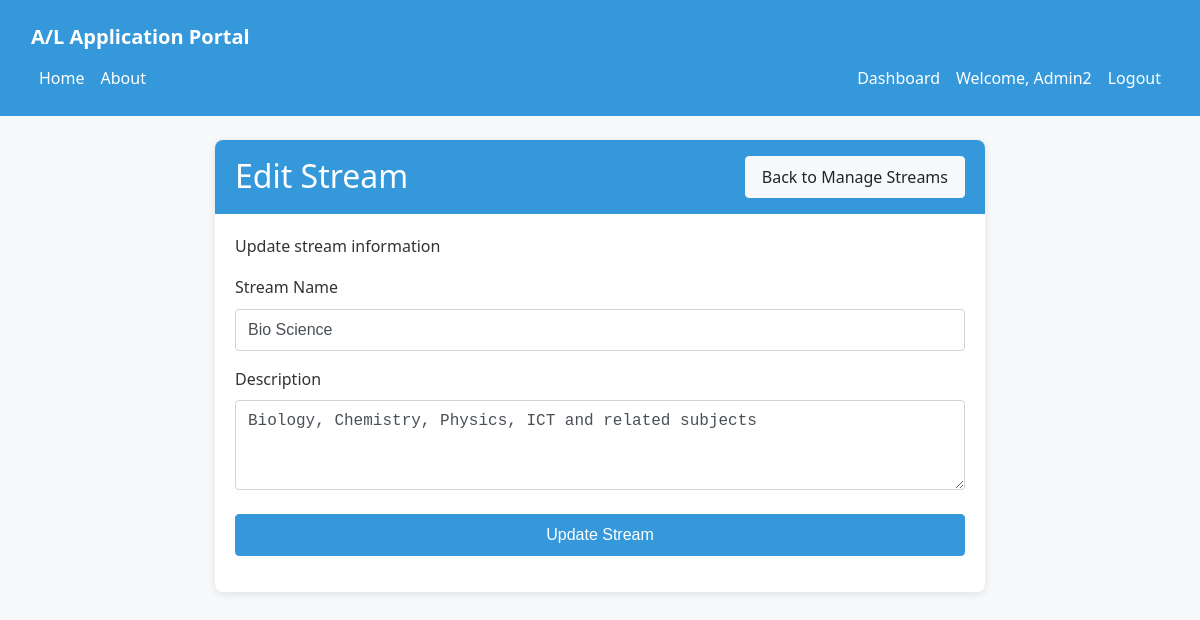
The page /admins/editStream/1 (signed in) on the database its author committed.
### tables this page shows
CREATE TABLE `streams` (
  `id` int(11) NOT NULL,
  `name` varchar(50) NOT NULL,
  `description` text DEFAULT NULL,
  `head_user_id` int(11) DEFAULT NULL
);

### config/database.php (called while the page is built, shortened)
<?php
class Database {
    private $host = DB_HOST;
    private $user = DB_USER;
    private $pass = DB_PASS;
    private $dbname = DB_NAME;
    private $conn;
    private $stmt;
    public function __construct() {
        $dsn = 'mysql:host=' . $this->host . ';dbname=' . $this->dbname;
        $options = array(
            PDO::ATTR_PERSISTENT => true,
            PDO::ATTR_ERRMODE => PDO::ERRMODE_EXCEPTION,
            PDO::ATTR_DEFAULT_FETCH_MODE => PDO::FETCH_OBJ
        );
        try {
            $this->conn = new PDO($dsn, $this->user, $this->pass, $options);
        } catch(PDOException $e) {
            $this->error = $e->getMessage();
            echo 'Connection Error: ' . $this->error;
        }
    }
    public function query($sql) {
        $this->stmt = $this->conn->prepare($sql);
    }
    public function bind($param, $value, $type = null) {
        if(is_null($type)) {
            switch(true) {
                default:
                    $type = PDO::PARAM_STR;
            }
        }
        $this->stmt->bindValue($param, $value, $type);
    }
    public function execute() {
        return $this->stmt->execute();
    }
    public function single() {
        $this->execute();
        return $this->stmt->fetch();
    }
}

### models/Stream.php (called while the page is built, shortened)
<?php
class Stream {
  private $db;
  public function __construct() {
      $this->db = new Database;
  }
  public function getStreamById($id) {
      $this->db->query('SELECT * FROM streams WHERE id = :id');
      $this->db->bind(':id', $id);
      $row = $this->db->single();
      return $row;
  }
}

### views/admins/edit_stream.php (the view, shortened to what this page needs)
<?php require_once APP_ROOT . '/views/inc/header.php'; ?>
<div class="row">
  <div class="col-md-8 mx-auto">
      <div class="card">
          <div class="card-header d-flex justify-content-between align-items-center">
              <h2 class="card-title">Edit Stream</h2>
              <a href="<?php echo URL_ROOT; ?>/admins/manageStreams" class="btn btn-light">Back to Manage Streams</a>
          </div>
          <div class="card-body">
              <p class="card-text">Update stream information</p>
              <form action="<?php echo URL_ROOT; ?>/admins/editStream/<?php echo $data['id']; ?>" method="post">
                  <div class="form-group">
                      <label for="name" class="form-label">Stream Name</label>
                      <input type="text" name="name" class="form-control <?php echo (!empty($data['name_err'])) ? 'is-invalid' : ''; ?>" id="name" value="<?php echo $data['name']; ?>">
                  </div>
                  <div class="form-group">
                      <label for="description" class="form-label">Description</label>
                      <textarea name="description" class="form-control <?php echo (!empty($data['description_err'])) ? 'is-invalid' : ''; ?>" id="description" rows="3"><?php echo $data['description']; ?></textarea>
                  </div>
                  <div class="form-group mt-4">
                      <button type="submit" class="btn btn-primary btn-block">Update Stream</button>
                  </div>
              </form>
          </div>
      </div>
  </div>
</div>
<?php require_once APP_ROOT . '/views/inc/footer.php'; ?>

### css/style.css (style rules this page uses)
* { margin: 0; padding: 0; box-sizing: border-box; }
:root { --primary-color: #3498db; --primary-dark: #2980b9; --secondary-color: #2c3e50; --success-color: #2ecc71; --danger-color: #e74c3c; --warning-color: #f39c12; --light-color: #f8f9fa; --dark-color: #343a40; --gray-color: #6c757d; --border-color: #ddd; --shadow: 0 2px 10px rgba(0, 0, 0, 0.1); }
html { font-size: 16px; }
body { font-family: "Segoe UI", Tahoma, Geneva, Verdana, sans-serif; line-height: 1.6; color: #333; background-color: #f8f9fa; }
h1, h2, h3, h4, h5, h6 { margin-bottom: 0.5rem; font-weight: 500; line-height: 1.2; }
h2 { font-size: 2rem; }
p { margin-bottom: 1rem; }
.row { display: flex; flex-wrap: wrap; margin-right: -15px; margin-left: -15px; }
.col-1, .col-2, .col-3, .col-4, .col-5, .col-6, .col-7, .col-8, .col-9, .col-10, .col-11, .col-12, .col-md-1, .col-md-2, .col-md-3, .col-md-4, .col-md-5, .col-md-6, .col-md-7, .col-md-8, .col-md-9, .col-md-10, .col-md-11, .col-md-12 { position: relative; width: 100%; padding-right: 15px; padding-left: 15px; }
@media (min-width: 768px) { .col-md-8 { flex: 0 0 66.666667%; max-width: 66.666667%; } }
.mx-auto { margin-left: auto; margin-right: auto; }
.mt-4 { margin-top: 1.5rem; }
.d-flex { display: flex; }
.justify-content-between { justify-content: space-between; }
.align-items-center { align-items: center; }
.card { position: relative; display: flex; flex-direction: column; min-width: 0; word-wrap: break-word; background-color: #fff; background-clip: border-box; border-radius: 0.5rem; box-shadow: var(--shadow); margin-bottom: 1.5rem; }
.card-header { padding: 1rem 1.25rem; margin-bottom: 0; background-color: var(--primary-color); color: white; border-top-left-radius: 0.5rem; border-top-right-radius: 0.5rem; }
.card-header h2, .card-header h3, .card-header h4 { margin-bottom: 0; }
.card-body { flex: 1 1 auto; padding: 1.25rem; }
.card-title { margin-bottom: 0.75rem; }
.card-text { margin-bottom: 1rem; }
.btn { display: inline-block; font-weight: 500; text-align: center; white-space: nowrap; vertical-align: middle; user-select: none; border: 1px solid transparent; padding: 0.5rem 1rem; font-size: 1rem; line-height: 1.5; border-radius: 0.25rem; transition: all 0.15s ease-in-out; cursor: pointer; text-decoration: none; }
.btn-primary { color: #fff; background-color: var(--primary-color); border-color: var(--primary-color); }
.btn-light { color: #212529; background-color: var(--light-color); border-color: var(--light-color); }
.btn-block { display: block; width: 100%; }
.form-group { margin-bottom: 1rem; }
.form-label { display: inline-block; margin-bottom: 0.5rem; font-weight: 500; }
.form-control { display: block; width: 100%; padding: 0.5rem 0.75rem; font-size: 1rem; line-height: 1.5; color: #495057; background-color: #fff; background-clip: padding-box; border: 1px solid #ced4da; border-radius: 0.25rem; transition: border-color 0.15s ease-in-out, box-shadow 0.15s ease-in-out; }
textarea.form-control { height: auto; }

### rows shown on the page
streams: name "Bio Science", description "Biology, Chemistry, Physics, ICT and related subjects"

### other values the page prints
SITE_NAME "A/L Application Portal"
$_SESSION['user_username'] "Admin2"
